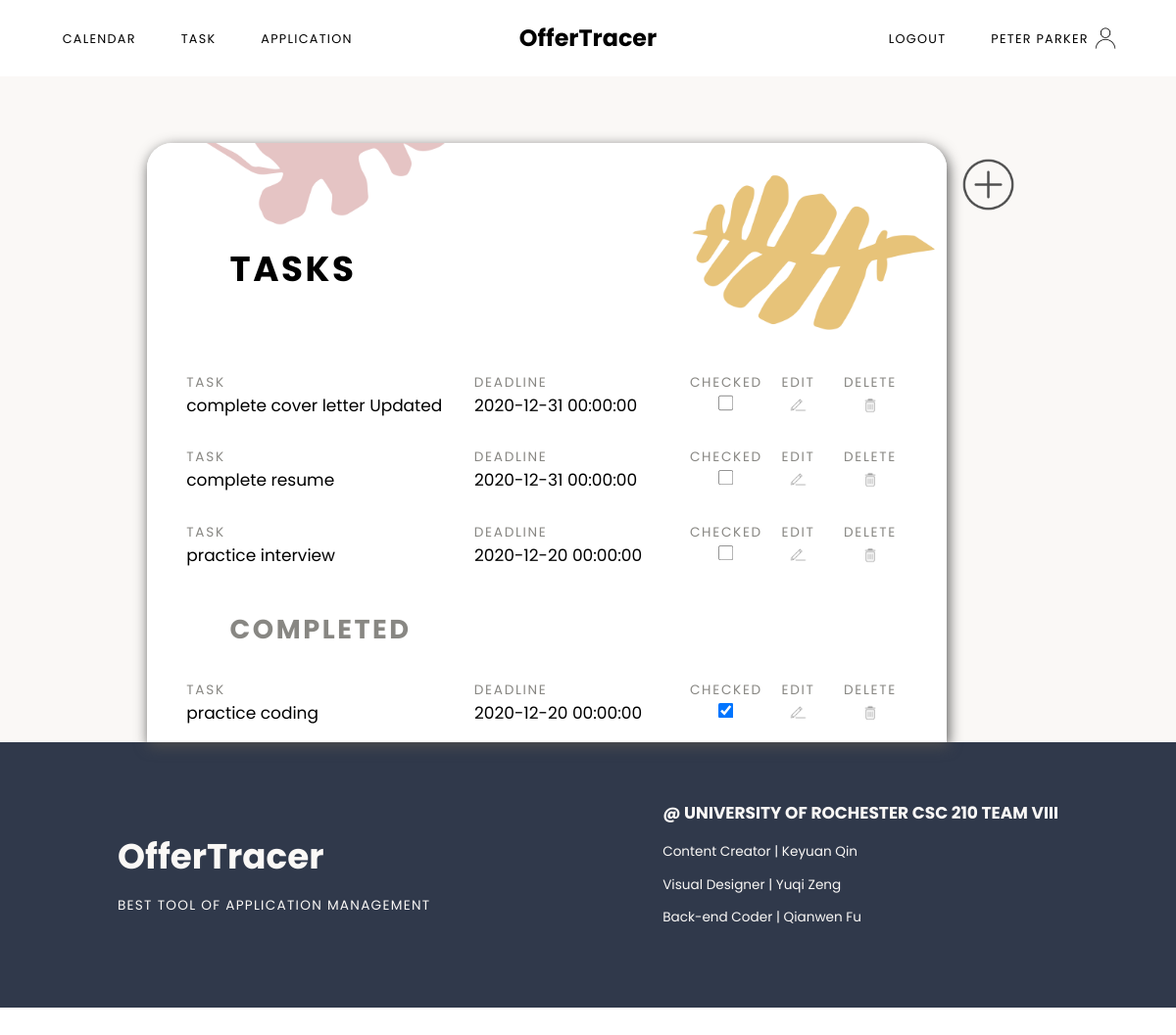
Page /task (signed in) on the earlier database version.
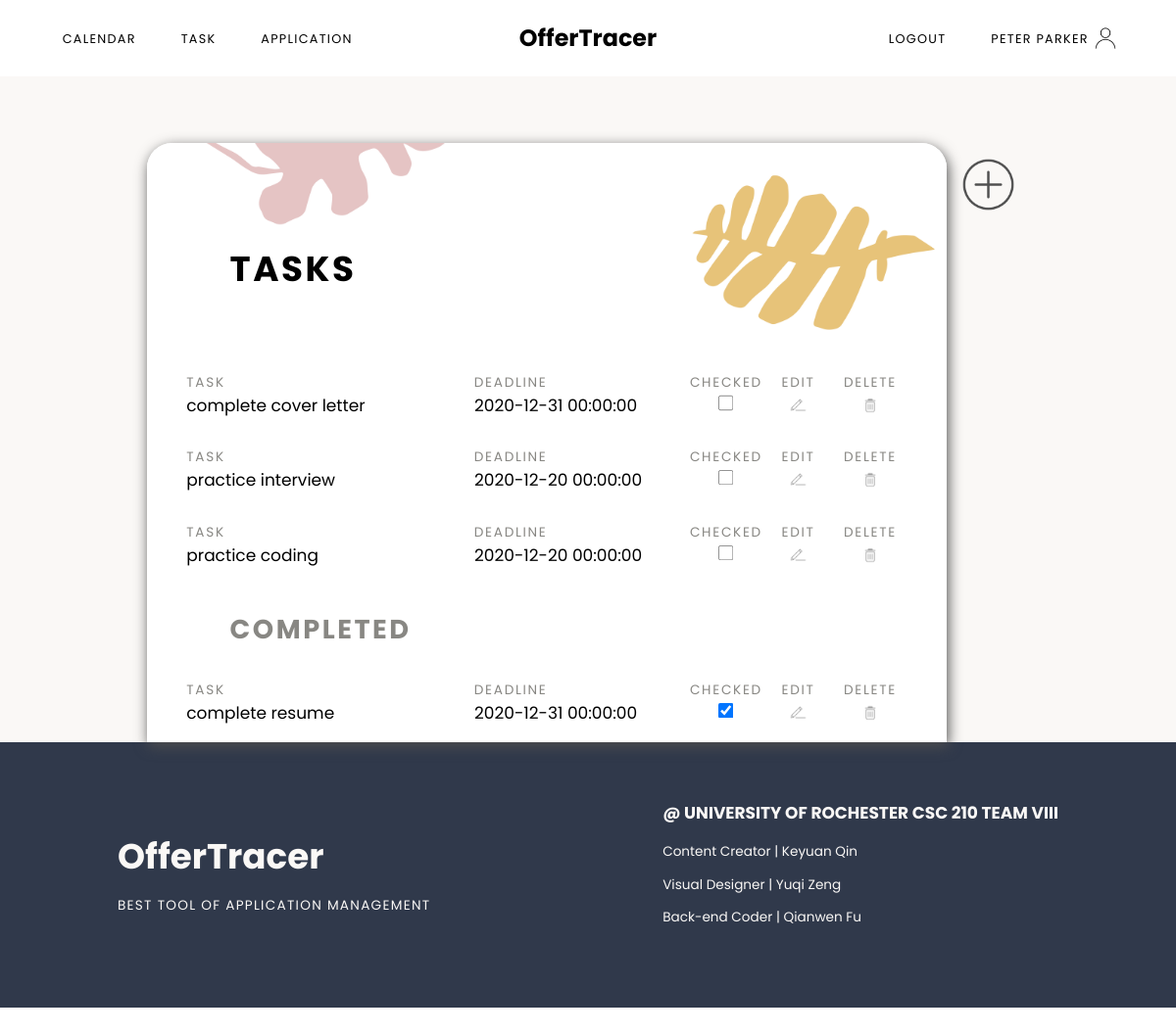
Same page on the later database version.
### models.py (models this page shows, shortened)
class User(UserMixin, db.Model):
	id = db.Column(db.Integer, primary_key=True)
	email = db.Column(db.String(100), unique=True, nullable=False)
	password = db.Column(db.String(100), nullable=False)
	name = db.Column(db.String(100), nullable=False)
	jobs = db.relationship('Job', backref='author', lazy=True)
	tasks = db.relationship('Task', backref='author', lazy=True)

class Task(db.Model):
	id = db.Column(db.Integer, primary_key=True)
	item = db.Column(db.String(100), nullable=False) #title of this task
	notes = db.Column(db.Text)
	due = db.Column(db.DateTime)
	complete = db.Column(db.Boolean(False), nullable=False)
	job_id = db.Column(db.Integer, db.ForeignKey('job.id'))
	user_id = db.Column(db.Integer, db.ForeignKey('user.id'))

### main.py (the view, shortened to what this page needs)
@main.route('/task', methods=['GET','POST'])
@login_required
def task():
	tasks = []
	completed = []
	data = Task.query.filter_by(user_id=current_user.id)
	jobs = Job.query.filter_by(user_id=current_user.id)
	for stuff in data:
		if stuff.complete == False:
			tasks.append(stuff)
		else:
			completed.append(stuff)
	return render_template('task.html', name=current_user.name, tasks=tasks, completed=completed, jobs=jobs, id=current_user.id)

### app.py (called while the page is built)
@login_manager.user_loader
def load_user(user_id):
	return User.query.get(int(user_id))

### templates/task.html (shortened to what this page needs)
{% extends "baseLogged.html" %}
{% block content %}
<div class="taskContainer sectionContainer">
	<div class="todolist">
		<h1>Tasks</h1>
		<ul class="taskList">
			{% if tasks %}
				{% for task in tasks %}
				<li class="taskItem">
					<div class="taskItemTitle taskIteminner">
						<p>Task</p>
						<p>Deadline</p>
						<p class="complete">Checked</p>
						<p class="complete">Edit</p>
						<p class="complete">Delete</p>
					</div>
					<div class="taskItemRec taskIteminner">
						<p>{{task.item}}</p>
						<p>{{task.due}}</p>
						<p class="complete"><input type="checkbox" name="complete" onclick="window.location.href='{{url_for('main.complete', id = task.id)}}';" value="complete"></p>
						<button class="edit" onclick="window.location.href='{{url_for('main.task_update', task_id = task.id)}}';"></button>
						<button class="delete" onclick="window.location.href='{{url_for('main.task_delete', task_id = task.id)}}';"></button>
					</div>
				</li>
				{% endfor %}
			{% endif %}
		</ul>
		<h2>Completed</h2>
		<ul class="taskList">
			{% if completed %}
				{% for task in completed %}
				<li class="taskItem">
					<div class="taskItemTitle taskIteminner">
						<p>Task</p>
						<p>Deadline</p>
						<p class="complete">Checked</p>
						<p class="complete">Edit</p>
						<p class="complete">Delete</p>
					</div>
					<div class="taskItemRec taskIteminner">
						<p>{{task.item}}</p>
						<p>{{task.due}}</p>
						<p class="complete"><input type="checkbox" name="complete" onclick="window.location.href='{{url_for('main.incomplete', id = task.id)}}';" value="incomplete" checked></p>
						<button class="edit" onclick="window.location.href='{{url_for('main.task_update', task_id = task.id)}}';"></button>
						<button class="delete" onclick="window.location.href='{{url_for('main.task_delete', task_id = task.id)}}';"></button>
					</div>
				</li>
				{% endfor %}
			{% endif %}
		</ul>
	</div>
	<div class="addButton">
		<button id="myBtn"></button>
	</div>
</div>
{% endblock %}

### templates/baseLogged.html (shortened to what this page needs)
<!DOCTYPE html>
<html lang="en">
<head>
	<link rel="stylesheet" type="text/css" href="{{ url_for('static', filename='css/nav.css') }}">
	<link rel="stylesheet" type="text/css" href="{{ url_for('static', filename='css/styles.css') }}">
	<link rel="stylesheet" type="text/css" href="{{ url_for('static', filename='css/dashboard.css') }}">
	<link rel="stylesheet" type="text/css" href="{{ url_for('static', filename='css/calendar.css') }}">
  	<link rel="stylesheet" type="text/css" href="{{ url_for('static', filename='css/task.css') }}">
  	<link rel="stylesheet" type="text/css" href="{{ url_for('static', filename='css/app.css') }}">
  	<link rel="stylesheet" type="text/css" href="{{ url_for('static', filename='css/update.css') }}">
</head>
<body>
	{% if current_user.is_authenticated %}
	<nav class="main-menu auth">
		<div class="m1">
			<a href="{{url_for('main.calendar')}}">Calendar</a>
			<a href="{{url_for('main.task')}}">Task</a>
			<a href="{{url_for('main.job')}}">Application</a>
		</div>
		<div class="title">
			<a href="{{url_for('main.index')}}">OfferTracer</a>
		</div>
		<div class="m2">
			<a href="{{url_for('auth.logout')}}">Logout</a>
			<a href="{{url_for('main.dashboard')}}" class="accName">{{ name }}</a>
		</div>
	</nav>
	{% block content %}
	{% endblock %}
	<footer class="sectionContainer">
			<div class="content footerContent containAlignCenter">
				<div class="webName">
					<h3>OfferTracer</h3>
					<p>Best Tool of Application Management</p>
				</div>
				<div class="developer">
					<h3>@ University of Rochester CSC 210 TEAM VIII</h3>
					<p>Content Creator | Keyuan Qin</p>
					<p>Visual Designer | Yuqi Zeng</p>
					<p>Back-end Coder | Qianwen Fu</p>
				</div>
			</div>
	</footer>
	{% endif %}
</body>
</html>

### static/css/nav.css (style rules this page uses)
.main-menu { top: 0; width: 100%; display: grid; grid-template-columns: 1fr 1fr 1fr; padding-top: 25px; padding-bottom: 25px; }
.auth { background-color: white; }
.main-menu a { text-decoration: none; color:black; font-family: 'Poppins', sans-serif; }
.title { margin: 0 auto; align-self: center; text-align: center; }
.m1 { padding-left: 50px; padding-top: 11px; }
.m2 { padding-right: 40px; text-align: right; padding-top: 11px; }
.title a { font-size: 28px; font-weight: bolder; }
.m1 a, .m2 a { text-transform: uppercase; margin-left: 25px; margin-right: 25px; font-size: 15px; letter-spacing: 1.5px; }
.accName { background-image: url(../images/user.png); background-repeat: no-repeat; background-position: right; background-size: contain; padding-right: 40px; padding-top: 10px; padding-bottom: 10px; }

### static/css/styles.css (style rules this page uses)
html, body, .container { margin: 0; height: 100%; }
li { list-style: none; }
ul { padding-left: 0; }
.sectionContainer { margin: 0 auto; width: 100%; align-self: center; display: flex; flex-wrap: wrap; justify-content: center; }
.content { height: auto; max-width: 80%; font-family: 'Poppins', sans-serif; display: flex; align-items: center; }
.containAlignCenter { margin: 0 auto; align-self: center; display: flex; flex-wrap: wrap; justify-content: center; }
footer { background-color: #30394b; }
.footerContent { color: #faf8f6; margin-top: 50px; margin-bottom: 80px; width: 100%; justify-content: space-between; }
.webName h3 { font-size: 42px; margin-bottom: 0px; padding-bottom: 0; }
.webName p { text-transform: uppercase; letter-spacing: 1.5px; }
.developer h3 { text-transform: uppercase; font-size: 20px; }
@media (max-width: 1350px) { html { zoom: 90%; } }
@media (max-width: 1250px) { html { zoom: 85%; } }

### static/css/calendar.css (style rules this page uses)
*, *:before, *:after { -moz-box-sizing: border-box; -webkit-box-sizing: border-box; box-sizing: border-box; }

### static/css/task.css (style rules this page uses)
.taskContainer { background-color: #faf8f6; min-height: 90%; }
.todolist { border-top-left-radius: 30px; border-top-right-radius: 30px; width: 960px; margin-top: 80px; background-color: white; font-family: 'Poppins', sans-serif; -webkit-box-shadow: 2px 5px 16px 0px #4f4f4f, 5px 5px 15px 5px rgba(0,0,0,0); box-shadow: 2px 5px 16px 0px #4f4f4f, 5px 5px 15px 5px rgba(0,0,0,0); }
.addButton { margin-top: 80px; }
.addButton button { background-image: url(../images/addButton.png); background-repeat: no-repeat; background-position: center; background-size: contain; background-color: transparent; border: none; width: 100px; height: 100px; outline: none; cursor: pointer; }
.todolist h1 { border-top-left-radius: 30px; border-top-right-radius: 30px; margin-top: 0px; padding-top: 120px; padding-bottom: 50px; background-image: url(../images/taskback.png); background-repeat: no-repeat; background-position: 50% 90%; background-size: cover; padding-left: 100px; font-size: 42px; letter-spacing: 3px; text-transform: uppercase; }
.taskContainer h2 { margin-top: 30px; padding-left: 100px; font-size: 32px; letter-spacing: 3px; text-transform: uppercase; color: #888783; margin-bottom: 20px; }
.todolist ul { width: 90%; margin: 0 auto; }
.taskIteminner { display: grid; grid-template-columns: 2fr 1.5fr 0.5fr 0.5fr 0.5fr; }
.taskItemRec input { margin: 0 auto; height: 19px; width: 19px; }
.complete { text-align: center; }
.taskItemRec p { margin-top: 0; font-size: 20px; }
.taskItemTitle p { margin-bottom: 0; text-transform: uppercase; letter-spacing: 2px; color: #888783; }
.edit { margin: 0 auto; outline: none; border: none; background-color: transparent; width: 30px; background-image: url(../images/edit.png); background-repeat: no-repeat; background-position: top center; background-size: contain; cursor: pointer; }
.delete { margin: 0 auto; outline: none; border: none; background-color: transparent; width: 30px; background-image: url(../images/delete.png); background-repeat: no-repeat; background-position: top center; background-size: contain; cursor: pointer; }

Differences in the rows shown:
changed Task: item "complete cover letter Updated" → "complete cover letter"
changed Task "practice coding": moves from the list under "COMPLETED" to the list under "TASKS"
changed Task "complete resume": moves from the list under "TASKS" to the list under "COMPLETED"
